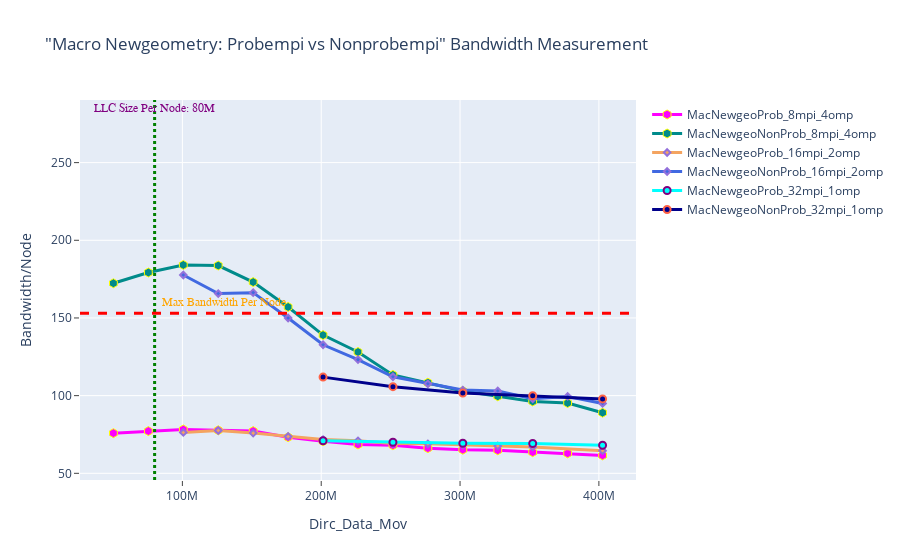

The notebook cell saved with this chart:
### Markdown cell above
## BANDWIDTH - Macro Newgeometry: Probempi vs Nonprobempi

### Code cell
fig = go.Figure() 

fig.add_trace(go.Scatter(x=(dfMacNewgeoProb_8mpi_4omp.Dirc_Data_Mov*(dfMacNewgeoProb_8mpi_4omp.MPI_size)), 
                         y=(dfMacNewgeoProb_8mpi_4omp.BAND*(dfMacNewgeoProb_8mpi_4omp.MPI_size)), 
                         mode='lines+markers', 
                         name='MacNewgeoProb_8mpi_4omp',
                         line=dict(color='magenta',width=3),
                         marker=dict(symbol='hexagon',size=9, line=dict(color='yellow',width=1))))

fig.add_trace(go.Scatter(x=(dfMacNewgeoNonProb_8mpi_4omp.Dirc_Data_Mov*(dfMacNewgeoNonProb_8mpi_4omp.MPI_size)), 
                         y=(dfMacNewgeoNonProb_8mpi_4omp.BAND*(dfMacNewgeoNonProb_8mpi_4omp.MPI_size)), 
                         mode='lines+markers', 
                         name='MacNewgeoNonProb_8mpi_4omp',
                         line=dict(color='darkcyan',width=3),
                         marker=dict(symbol='hexagon',size=9, line=dict(color='yellow',width=1))))



fig.add_trace(go.Scatter(x=(dfMacNewgeoProb_16mpi_2omp.Dirc_Data_Mov*(dfMacNewgeoProb_16mpi_2omp.MPI_size)), 
                         y=(dfMacNewgeoProb_16mpi_2omp.BAND*(dfMacNewgeoProb_16mpi_2omp.MPI_size)), 
                         mode='lines+markers', 
                         name='MacNewgeoProb_16mpi_2omp',
                         line=dict(color='sandybrown',width=3),
                         marker=dict(symbol='diamond',size=5,line=dict(color='MediumPurple',width=2))))

fig.add_trace(go.Scatter(x=(dfMacNewgeoNonProb_16mpi_2omp.Dirc_Data_Mov*(dfMacNewgeoNonProb_16mpi_2omp.MPI_size)), 
                         y=(dfMacNewgeoNonProb_16mpi_2omp.BAND*(dfMacNewgeoNonProb_16mpi_2omp.MPI_size)), 
                         mode='lines+markers', 
                         name='MacNewgeoNonProb_16mpi_2omp',
                         line=dict(color='royalblue',width=3),
                         marker=dict(symbol='diamond',size=5,line=dict(color='MediumPurple',width=2))))



fig.add_trace(go.Scatter(x=(dfMacNewgeoProb_32mpi_1omp.Dirc_Data_Mov*(dfMacNewgeoProb_32mpi_1omp.MPI_size)), 
                         y=(dfMacNewgeoProb_32mpi_1omp.BAND*(dfMacNewgeoProb_32mpi_1omp.MPI_size)), 
                         mode='lines+markers', 
                         name='MacNewgeoProb_32mpi_1omp',
                         line=dict(color='cyan',width=3),
                         marker=dict(symbol='circle',size=7,line=dict(color='Purple',width=2))))

fig.add_trace(go.Scatter(x=(dfMacNewgeoNonProb_32mpi_1omp.Dirc_Data_Mov*(dfMacNewgeoNonProb_32mpi_1omp.MPI_size)), 
                         y=(dfMacNewgeoNonProb_32mpi_1omp.BAND*(dfMacNewgeoNonProb_32mpi_1omp.MPI_size)), 
                         mode='lines+markers', 
                         name='MacNewgeoNonProb_32mpi_1omp',
                         line=dict(color='darkblue',width=3),
                         marker=dict(symbol='circle',size=7, line=dict(color='tomato',width=2))))
# Adding vertical and horizontal lines 
fig.add_vline(x=80e6, line_width=3, line_dash="dot", line_color="green")
fig.add_hline(y=153, line_width=3, line_dash="dash", line_color="red")

# Add annotation with arrow
fig.add_annotation(
    x='80e6'
    , y=280
    , text=f'LLC Size Per Node: 80M'
    , yanchor='bottom'
    , showarrow=False
    , arrowhead=1
    , arrowsize=1
    , arrowwidth=2
    , arrowcolor="#636363"
    , ax=-20
    , ay=-30
    , font=dict(size=12, color="purple", family="Sans Serif")
    , align="left"
    ,)

fig.add_annotation(
    x='130e6'
    , y=155
    , text=f'Max Bandwidth Per Node'
    , yanchor='bottom'
    , showarrow=False
    , arrowhead=1
    , arrowsize=1
    , arrowwidth=2
    , arrowcolor="#636363"
    , ax=-20
    , ay=-30
    , font=dict(size=12, color="orange", family="Sans Serif")
    , align="left"
    ,)


fig.update_layout(title='"Macro Newgeometry: Probempi vs Nonprobempi" Bandwidth Measurement',
                  xaxis_title='Dirc_Data_Mov', yaxis_title='Bandwidth/Node', 
                  xaxis=dict(ticks="outside"),  
                  yaxis=dict(ticks="outside"))

### Figure 1 — Plotly figure (JSON) as saved in the notebook; plotly's stock layout.template omitted (floating-point values rounded to 4 significant figures)
{"data": [{"line": {"color": "magenta", "width": 3}, "marker": {"line": {"color": "yellow", "width": 1}, "size": 9, "symbol": "hexagon"}, "mode": "lines+markers", "name": "MacNewgeoProb_8mpi_4omp", "type": "scatter", "x": [50331648, 75497472, 100663296, 125829120, 150994944, 176160768, 201326592, 226492416, 251658240, 276824064, 301989888, 327155712, 352321536, 377487360, 402653184], "y": [75.86, 77.19, 78.21, 77.71, 77.18, 73.26, 70.65, 68.55, 68.05, 66.18, 65.2, 64.83, 63.61, 62.86, 61.55]}, {"line": {"color": "darkcyan", "width": 3}, "marker": {"line": {"color": "yellow", "width": 1}, "size": 9, "symbol": "hexagon"}, "mode": "lines+markers", "name": "MacNewgeoNonProb_8mpi_4omp", "type": "scatter", "x": [50331648, 75497472, 100663296, 125829120, 150994944, 176160768, 201326592, 226492416, 251658240, 276824064, 301989888, 327155712, 352321536, 377487360, 402653184], "y": [172.4, 179.3, 184.1, 183.8, 173.1, 157.1, 139.0, 128.1, 113.3, 108.4, 103.0, 99.58, 96.27, 95.23, 89.02]}, {"line": {"color": "sandybrown", "width": 3}, "marker": {"line": {"color": "MediumPurple", "width": 2}, "size": 5, "symbol": "diamond"}, "mode": "lines+markers", "name": "MacNewgeoProb_16mpi_2omp", "type": "scatter", "x": [100663296, 125829120, 150994944, 176160768, 201326592, 226492416, 251658240, 276824064, 301989888, 327155712, 352321536, 402653184], "y": [76.3, 77.54, 75.88, 73.73, 71.7, 70.91, 69.12, 69.01, 68.35, 67.61, 66.99, 64.56]}, {"line": {"color": "royalblue", "width": 3}, "marker": {"line": {"color": "MediumPurple", "width": 2}, "size": 5, "symbol": "diamond"}, "mode": "lines+markers", "name": "MacNewgeoNonProb_16mpi_2omp", "type": "scatter", "x": [100663296, 125829120, 150994944, 176160768, 201326592, 226492416, 251658240, 276824064, 301989888, 327155712, 352321536, 377487360, 402653184], "y": [177.7, 165.7, 166.3, 150.0, 132.7, 123.2, 112.1, 107.6, 103.6, 103.0, 97.95, 99.5, 94.98]}, {"line": {"color": "cyan", "width": 3}, "marker": {"line": {"color": "Purple", "width": 2}, "size": 7, "symbol": "circle"}, "mode": "lines+markers", "name": "MacNewgeoProb_32mpi_1omp", "type": "scatter", "x": [201326592, 251658240, 301989888, 352321536, 402653184], "y": [70.96, 70.03, 69.34, 69.19, 68.09]}, {"line": {"color": "darkblue", "width": 3}, "marker": {"line": {"color": "tomato", "width": 2}, "size": 7, "symbol": "circle"}, "mode": "lines+markers", "name": "MacNewgeoNonProb_32mpi_1omp", "type": "scatter", "x": [201326592, 251658240, 301989888, 352321536, 402653184], "y": [111.9, 105.8, 101.7, 99.92, 97.92]}], "layout": {"annotations": [{"align": "left", "arrowcolor": "#636363", "arrowhead": 1, "arrowsize": 1, "arrowwidth": 2, "ax": -20, "ay": -30, "font": {"color": "purple", "family": "Sans Serif", "size": 12}, "showarrow": false, "text": "LLC Size Per Node: 80M", "x": "80e6", "y": 280, "yanchor": "bottom"}, {"align": "left", "arrowcolor": "#636363", "arrowhead": 1, "arrowsize": 1, "arrowwidth": 2, "ax": -20, "ay": -30, "font": {"color": "orange", "family": "Sans Serif", "size": 12}, "showarrow": false, "text": "Max Bandwidth Per Node", "x": "130e6", "y": 155, "yanchor": "bottom"}], "shapes": [{"line": {"color": "green", "dash": "dot", "width": 3}, "type": "line", "x0": 80000000, "x1": 80000000, "xref": "x", "y0": 0, "y1": 1, "yref": "y domain"}, {"line": {"color": "red", "dash": "dash", "width": 3}, "type": "line", "x0": 0, "x1": 1, "xref": "x domain", "y0": 153, "y1": 153, "yref": "y"}], "title": {"text": "\"Macro Newgeometry: Probempi vs Nonprobempi\" Bandwidth Measurement"}, "xaxis": {"ticks": "outside", "title": {"text": "Dirc_Data_Mov"}}, "yaxis": {"ticks": "outside", "title": {"text": "Bandwidth/Node"}}}}
